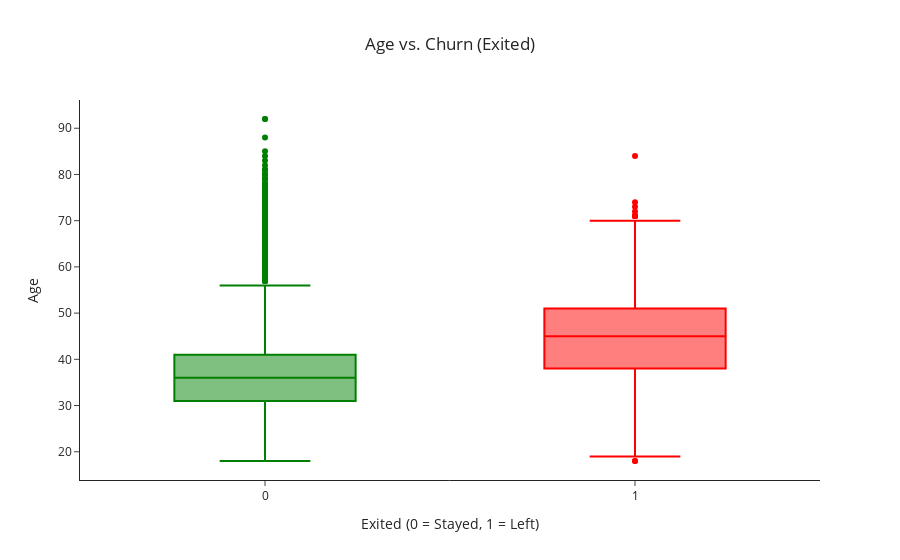

Notebook source saved alongside this figure:
### Markdown cell above
#### Age Distribution by Customer Churn Status

### Code cell
fig = px.box(
    df,
    x='Exited',
    y='Age',
    color='Exited',
    title='Age vs. Churn (Exited)',
    color_discrete_map={0: 'green', 1: 'red'}
)

fig.update_layout(
    xaxis_title='Exited (0 = Stayed, 1 = Left)',
    yaxis_title='Age',
    title_x=0.5,
    template='simple_white',
    showlegend=False
)

fig.show()

### Figure 1 — Plotly figure (JSON) as saved in the notebook; plotly's stock layout.template omitted (floating-point values rounded to 4 significant figures; data arrays with more than 128 entries replaced by an {"elided": "..."} marker saying what was removed)
{"data": [{"alignmentgroup": "True", "hovertemplate": "Exited=%{x}<br>Age=%{y}<extra></extra>", "legendgroup": "1", "marker": {"color": "red"}, "name": "1", "notched": false, "offsetgroup": "1", "orientation": "v", "showlegend": true, "type": "box", "x": {"elided": "2037 int values"}, "x0": " ", "xaxis": "x", "y": {"elided": "2037 int values"}, "y0": " ", "yaxis": "y"}, {"alignmentgroup": "True", "hovertemplate": "Exited=%{x}<br>Age=%{y}<extra></extra>", "legendgroup": "0", "marker": {"color": "green"}, "name": "0", "notched": false, "offsetgroup": "0", "orientation": "v", "showlegend": true, "type": "box", "x": {"elided": "7963 int values"}, "x0": " ", "xaxis": "x", "y": {"elided": "7963 int values"}, "y0": " ", "yaxis": "y"}], "layout": {"boxmode": "overlay", "legend": {"title": {"text": "Exited"}, "tracegroupgap": 0}, "showlegend": false, "title": {"text": "Age vs. Churn (Exited)", "x": 0.5}, "xaxis": {"anchor": "y", "categoryarray": [1, 0], "categoryorder": "array", "domain": [0, 1], "title": {"text": "Exited (0 = Stayed, 1 = Left)"}}, "yaxis": {"anchor": "x", "domain": [0, 1], "title": {"text": "Age"}}}}
